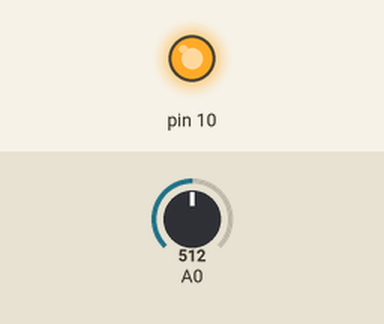
Recording of a sketch running on a simulated Arduino Uno, built with avr-gcc and run on an emulated ATmega328P. Parts: output pins drawn as LEDs (lit = HIGH). The inputs (shaded band) are chosen by the test bench; at power-on: A0 = 512.

Above: at 1.8 s.
1.9 s: A0 set to 198
3.4 s: A0 set to 168
At 4.9 s:
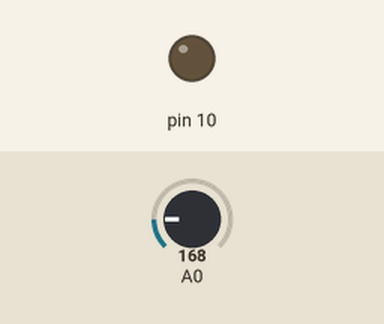
5.5 s: A0 set to 306
At 6.4 s:
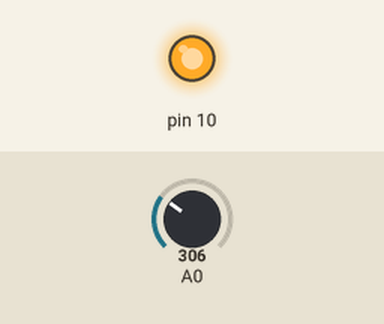
7.5 s: A0 set to 122
At 9.2 s:
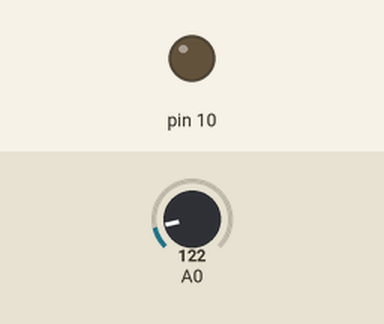
Timing chart, 0 to 10.5 s (numbered marks = the images above; inputs shaded):
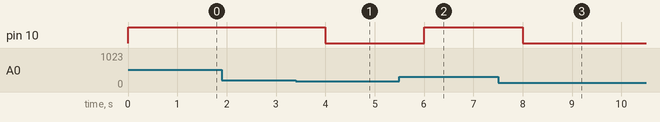

The sketch:

CBN.ino
```cpp
void setup()
{
  pinMode(10,OUTPUT);
 }

void loop()
{
  int GiaTri = analogRead(A0);
  int NhietDo=map(GiaTri,0,410,-50,150);
  if(NhietDo>37)
    digitalWrite(10,HIGH);
  else
    digitalWrite(10,LOW);
  delay(1000);
}
```

Measured:
- the behaviour switches between 181 and 180 on A0 (found by bisection; images 0 and 1)
- after the input at 1.9 s, every drawn part: stays the same
- after the input at 3.4 s, pin 10: HIGH → LOW after 0.60 s
- after the input at 5.5 s, pin 10: LOW → HIGH after 0.50 s
- after the input at 7.5 s, pin 10: HIGH → LOW after 0.50 s
